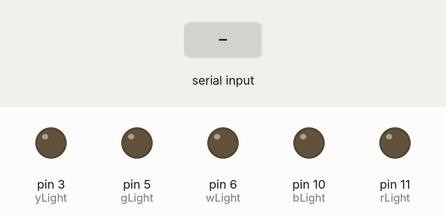
A sketch run on a simulated Arduino Uno, built with avr-gcc and run on an emulated ATmega328P. Shown: output pins drawn as LEDs (lit = HIGH). The inputs (shaded band) are chosen by the test bench.

Above: at 1.2 s.
1.3 s: "1" received over Serial
At 3.5 s:
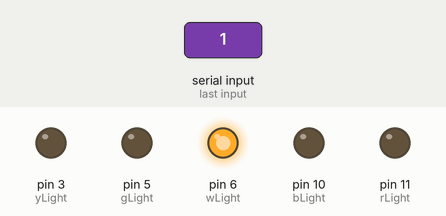
Timing chart, 0 to 5.0 s (numbered marks = the images above; inputs shaded):
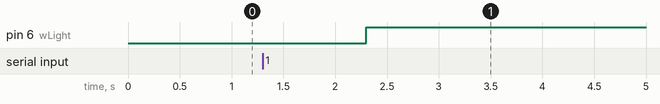

Measured:
- after the input at 1.3 s, pin 6 (wLight): LOW → HIGH after 1.0 s

The sketch:

pythonHand2.ino
```cpp
#include <Servo.h>

const int arraySize = 5;
int commandNum[arraySize];

//Yellow = pinky
const int yLight = 3;
const int gLight = 5;
const int wLight = 6;
const int bLight = 10;
const int rLight = 11;
int lightpins[5] = {3, 5, 6, 10, 11};
char one = '1';

//Motor 11: 160 = top ; 5 = bottom
//Motor 10: 0 = top ; 160 = bottom
//Motor 6: 170 = top ; 0 = bottom
//Motor 5: 180 = top ; 0 = bottom
//Motor 3: 0 = top ; 110 = bottom

void setup() {
  // put your setup code here, to run once:
  Serial.begin(9600);
  pinMode(yLight, OUTPUT);
  pinMode(gLight, OUTPUT);
  pinMode(wLight, OUTPUT);
  pinMode(bLight, OUTPUT);
  pinMode(rLight, OUTPUT);
  delay(1);
}

/*
void flatten() {
  servos[0].write(110);
  servos[1].write(0);
  servos[2].write(0);
  servos[3].write(160);
  servos[4].write(5);
}
*/

void loop() {
  // put your main code here, to run repeatedly:
if (Serial.available() > 0) {
  if(Serial.readString()) {
    digitalWrite(wLight, HIGH);
  }
  else {
    digitalWrite(rLight, HIGH);
  }
    String receivedString = Serial.readString(); // Read the incoming string
    //receivedString.trim(); // Remove any leading or trailing whitespace

    if (receivedString.length() == arraySize) {
      for (int i = 0; i < arraySize; i++) {
        char currentChar = receivedString.charAt(i);

        if (currentChar == '1') {
          commandNum[i] = 1; // Set the array element to 1 if '1' is received
          digitalWrite(bLight, HIGH);

        } else if (currentChar == '0') {
          commandNum[i] = 0; // Set the array element to 0 if '0' is received
          digitalWrite(yLight, HIGH);
        } else {
          // Handle any other character received (optional)
          digitalWrite(gLight, HIGH);
        }
      }
    }
/*
    if(commandNum[0] == 1) {
      digitalWrite(yLight, HIGH);
      Serial.println("Yellow On");
    }
    else {
      digitalWrite(yLight, LOW);
      Serial.println("Yellow Off");
    }
    if(commandNum[1] == 1) {
      digitalWrite(gLight, HIGH);
      Serial.println("Green On");
    }
    else {
      digitalWrite(gLight, LOW);
      Serial.println("Green Off");
    }
    if(commandNum[2] == 1) {
      digitalWrite(wLight, HIGH);
      Serial.println("White On");
    }
    else {
      digitalWrite(wLight, LOW);
      Serial.println("White Off");
    }
    if(commandNum[3] == 1) {
      digitalWrite(bLight, HIGH);
      Serial.println("Blue On");
    }
    else {
      digitalWrite(bLight, LOW);
      Serial.println("Blue Off");
    }
    if(commandNum[4] == 1) {
      digitalWrite(rLight, HIGH);
      Serial.println("Red On");
    }
    else {
      digitalWrite(rLight, LOW);
      Serial.println("Red Off");
    }
    */
  }
}
```
